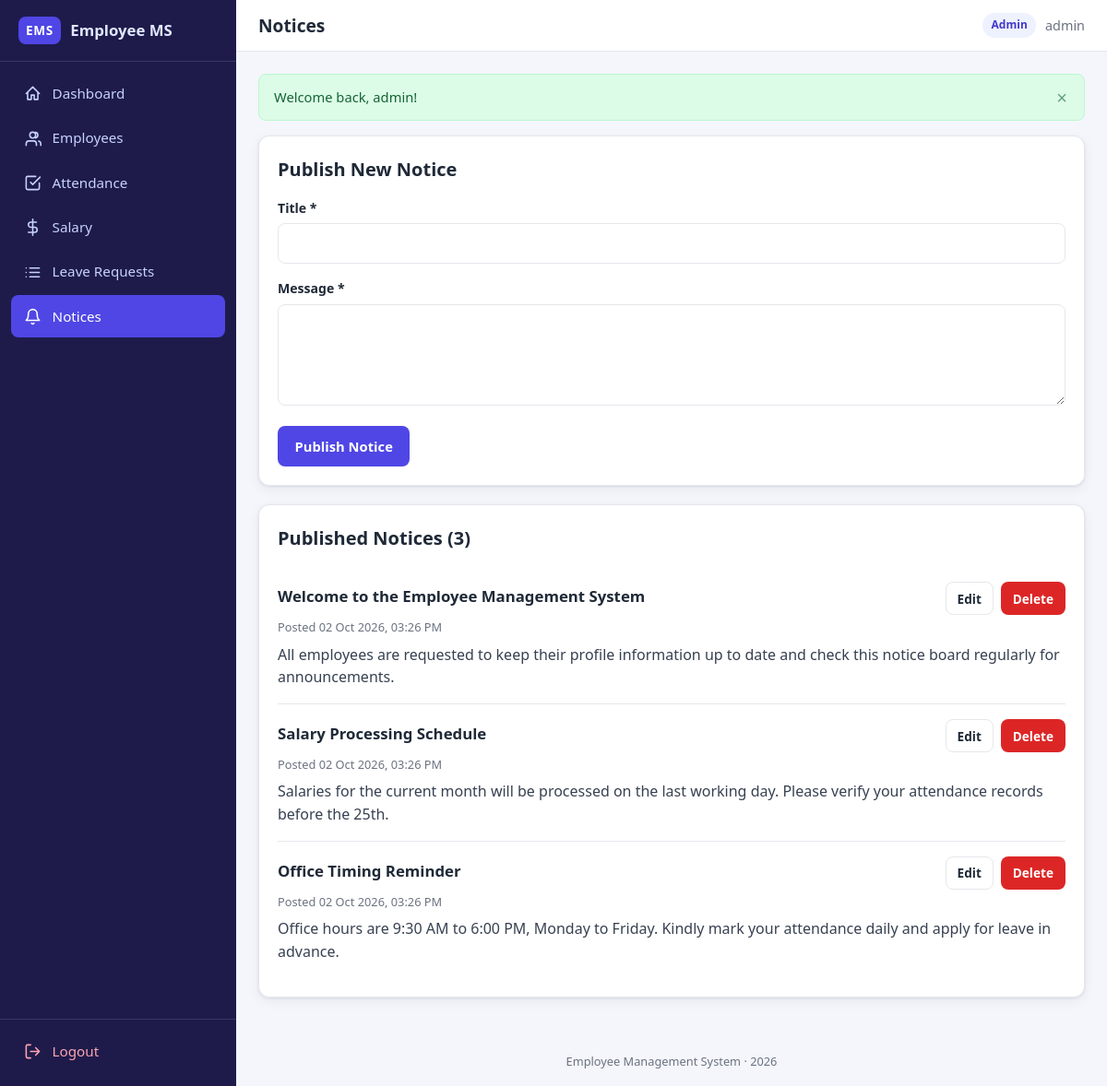
The page /admin/notices.php (signed in) on the database its author committed.
### tables this page shows
CREATE TABLE notices (
    notice_id  INT AUTO_INCREMENT PRIMARY KEY,
    title      VARCHAR(200) NOT NULL,
    body       TEXT NOT NULL,
    created_at TIMESTAMP NOT NULL DEFAULT CURRENT_TIMESTAMP
);

### config.php (called while the page is built, shortened)
<?php
function e(?string $value): string
{
    return htmlspecialchars((string) $value, ENT_QUOTES, 'UTF-8');
}

### admin/notices.php (the view, shortened to what this page needs)
<?php
require_once dirname(__DIR__) . '/config.php';
$perPage    = 8;
$editing = null;
$page = max(1, (int) ($_GET['page'] ?? 1));
$totalRows  = (int) $pdo->query('SELECT COUNT(*) FROM notices')->fetchColumn();
$totalPages = max(1, (int) ceil($totalRows / $perPage));
$page       = min($page, $totalPages);
$offset     = ($page - 1) * $perPage;
$stmt = $pdo->query("SELECT * FROM notices ORDER BY created_at DESC LIMIT {$perPage} OFFSET {$offset}");
$notices = $stmt->fetchAll();
require dirname(__DIR__) . '/includes/header.php';
?>
<div class="card">
    <div class="card-header">
        <h2><?= $editing ? 'Edit Notice' : 'Publish New Notice' ?></h2>
    </div>
    <form method="post" action="notices.php" data-validate>
        <div class="form-group">
            <label for="title">Title *</label>
            <input type="text" id="title" name="title" required maxlength="200"
                   value="<?= e($editing['title'] ?? '') ?>">
        </div>
        <div class="form-group">
            <label for="body">Message *</label>
            <textarea id="body" name="body" required><?= e($editing['body'] ?? '') ?></textarea>
        </div>
        <div class="form-actions">
            <button type="submit" class="btn btn-primary"><?= $editing ? 'Update Notice' : 'Publish Notice' ?></button>
        </div>
    </form>
</div>
<div class="card">
    <div class="card-header">
        <h2>Published Notices (<?= $totalRows ?>)</h2>
    </div>
    <?php foreach ($notices as $notice): ?>
        <div class="notice-item">
            <div class="card-header" style="margin-bottom:0.25rem;">
                <h3><?= e($notice['title']) ?></h3>
                <div class="btn-group">
                    <a class="btn btn-sm btn-secondary" href="notices.php?edit=<?= (int) $notice['notice_id'] ?>">Edit</a>
                    <form method="post" action="notices.php" style="display:inline">
                        <button type="submit" class="btn btn-sm btn-danger"
                                data-confirm="Delete the notice “<?= e($notice['title']) ?>”?">Delete</button>
                    </form>
                </div>
            </div>
            <div class="notice-meta">Posted <?= e(date('d M Y, h:i A', strtotime($notice['created_at']))) ?></div>
            <div class="notice-body"><?= e($notice['body']) ?></div>
        </div>
    <?php endforeach; ?>
</div>
<?php require dirname(__DIR__) . '/includes/footer.php'; ?>

### assets/style.css (style rules this page uses)
:root { --primary: #4f46e5; --primary-dark: #4338ca; --primary-light: #eef2ff; --sidebar-bg: #1e1b4b; --sidebar-hover: #312e81; --bg: #f4f6fb; --card-bg: #ffffff; --text: #1f2937; --text-muted: #6b7280; --border: #e5e7eb; --green: #16a34a; --green-bg: #dcfce7; --red: #dc2626; --red-bg: #fee2e2; --yellow: #b45309; --yellow-bg: #fef3c7; --blue: #2563eb; --blue-bg: #dbeafe; --radius: 12px; --shadow: 0 1px 3px rgba(15, 23, 42, 0.08), 0 4px 14px rgba(15, 23, 42, 0.06); --sidebar-w: 256px; }
* { margin: 0; padding: 0; box-sizing: border-box; }
html { -webkit-text-size-adjust: 100%; }
body { font-family: "Segoe UI", system-ui, -apple-system, Roboto, "Helvetica Neue", Arial, sans-serif; background: var(--bg); color: var(--text); line-height: 1.55; min-height: 100vh; }
a { color: var(--primary); text-decoration: none; }
h2 { font-size: 1.25rem; margin-bottom: 0.75rem; }
h3 { font-size: 1.05rem; margin-bottom: 0.5rem; }
.card { background: var(--card-bg); border: 1px solid var(--border); border-radius: var(--radius); box-shadow: var(--shadow); padding: 1.25rem; margin-bottom: 1.25rem; }
.card-header { display: flex; align-items: center; justify-content: space-between; flex-wrap: wrap; gap: 0.75rem; margin-bottom: 1rem; }
.card-header h2 { margin-bottom: 0; }
.btn { display: inline-flex; align-items: center; justify-content: center; gap: 0.4rem; min-height: 44px; padding: 0.55rem 1.1rem; border: 1px solid transparent; border-radius: 8px; font-size: 0.92rem; font-weight: 600; font-family: inherit; cursor: pointer; transition: background 0.15s ease, border-color 0.15s ease; }
.btn-primary { background: var(--primary); color: #fff; }
.btn-secondary { background: #fff; color: var(--text); border-color: var(--border); }
.btn-danger { background: var(--red); color: #fff; }
.btn-sm { min-height: 36px; padding: 0.35rem 0.75rem; font-size: 0.85rem; }
.btn-group { display: flex; gap: 0.5rem; flex-wrap: wrap; }
.form-group { margin-bottom: 1rem; }
.form-group label { display: block; font-weight: 600; font-size: 0.88rem; margin-bottom: 0.35rem; }
.form-group input, .form-group select, .form-group textarea { width: 100%; min-height: 44px; padding: 0.6rem 0.75rem; border: 1px solid var(--border); border-radius: 8px; font-size: 0.95rem; font-family: inherit; background: #fff; color: var(--text); transition: border-color 0.15s ease, box-shadow 0.15s ease; }
.form-group textarea { min-height: 110px; resize: vertical; }
.form-actions { display: flex; gap: 0.75rem; flex-wrap: wrap; margin-top: 0.5rem; }
.notice-item { border-bottom: 1px solid var(--border); padding: 1rem 0; }
.notice-item:last-child { border-bottom: none; }
.notice-item h3 { margin-bottom: 0.25rem; }
.notice-meta { color: var(--text-muted); font-size: 0.8rem; margin-bottom: 0.4rem; }
.notice-body { white-space: pre-line; color: #374151; }

### rows shown on the page
notices: title "Welcome to the Employee Management System", created_at "02 Oct 2026, 03:26 PM", body "All employees are requested to keep their profile information up to date and check this notice board regularly for announcements."
notices: title "Salary Processing Schedule", created_at "02 Oct 2026, 03:26 PM", body "Salaries for the current month will be processed on the last working day. Please verify your attendance records before the 25th."
notices: title "Office Timing Reminder", created_at "02 Oct 2026, 03:26 PM", body "Office hours are 9:30 AM to 6:00 PM, Monday to Friday. Kindly mark your attendance daily and apply for leave in advance."

### other values the page prints
$label "Dashboard"
$label "Employees"
$label "Attendance"
$label "Salary"
$label "Leave Requests"
$label "Notices"
$page_title "Notices"
$role "Admin"
$_SESSION['username'] "admin"
$flash['message'] "Welcome back, admin!"
$totalRows "3"
